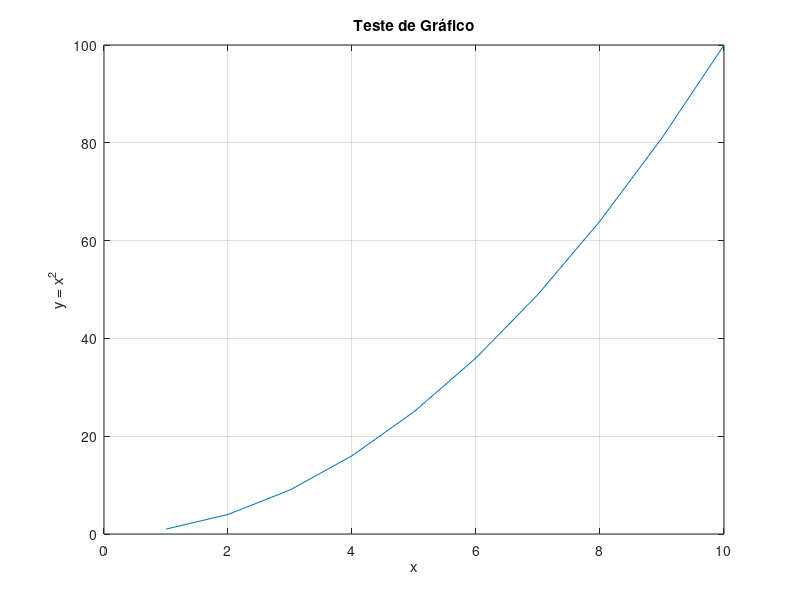

This chart was generated by the following MATLAB code:
% Teste rápido para verificar se o ambiente está funcionando
% Este script executa operações básicas para validar a instalação

clear all;
close all;
clc;

fprintf('=== TESTE DE AMBIENTE MATLAB/OCTAVE ===\n\n');

% Teste 1: Operações básicas
fprintf('Teste 1: Operações Básicas\n');
x = 1:10;
y = x.^2;
fprintf('Vetor x: OK\n');
fprintf('Operação vetorial: OK\n\n');

% Teste 2: Gráficos
fprintf('Teste 2: Geração de Gráficos\n');
try
    figure;
    plot(x, y);
    title('Teste de Gráfico');
    xlabel('x');
    ylabel('y = x^2');
    grid on;
    fprintf('Gráfico gerado: OK\n\n');
catch
    fprintf('Erro ao gerar gráfico\n\n');
end

% Teste 3: Matrizes
fprintf('Teste 3: Operações com Matrizes\n');
A = [1 2; 3 4];
B = A * 2;
fprintf('Multiplicação de matriz: OK\n\n');

% Teste 4: Verificar arquivos
fprintf('Teste 4: Verificando Arquivos do Projeto\n');
arquivos = {'BOLA.WAV', 'musica.wav', 'teste.bmp', 'teste1.bmp', 'binariza.m'};
for i = 1:length(arquivos)
    if exist(arquivos{i}, 'file')
        fprintf('%s: ENCONTRADO\n', arquivos{i});
    else
        fprintf('%s: NÃO ENCONTRADO\n', arquivos{i});
    end
end

fprintf('\n=== TESTE CONCLUÍDO ===\n');
fprintf('Se todos os testes passaram, o ambiente está pronto!\n');
fprintf('Execute: trabalho1_completo\n');
